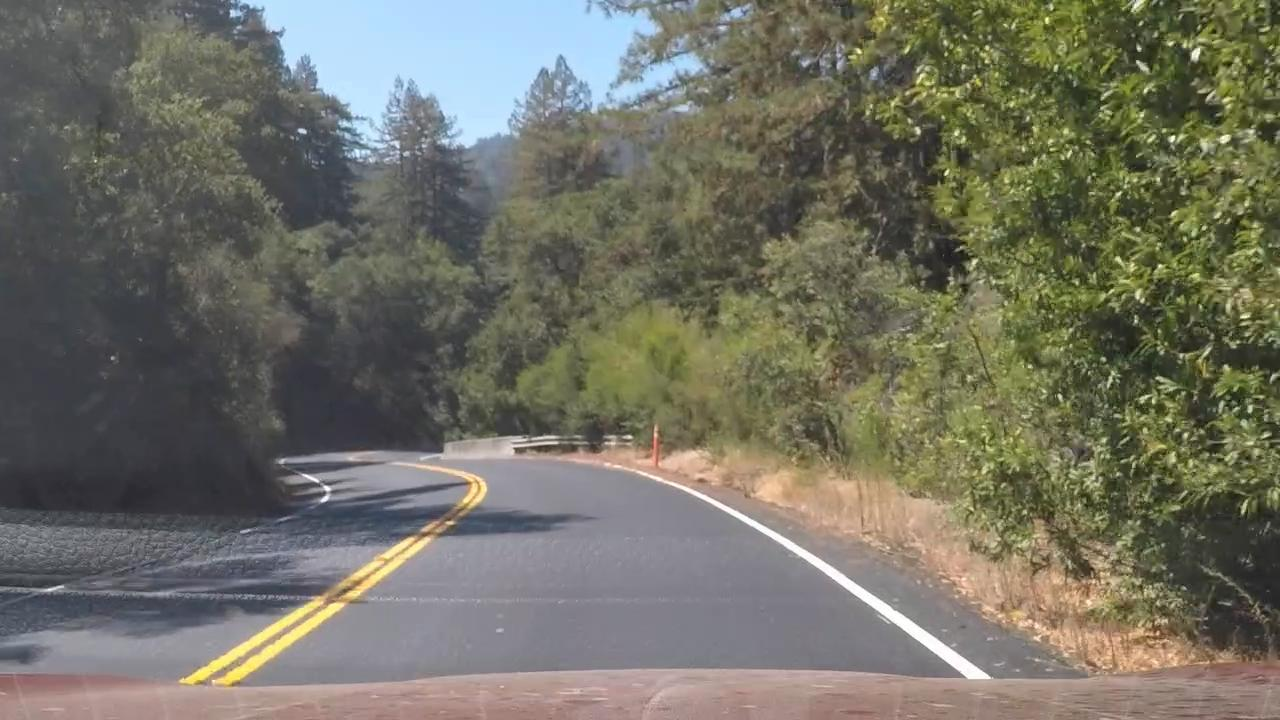
#> input picture test_images/harder_challenge.jpg, 1280 x 720 px
$ python lane_detection.py   (older library calls are emulated)
#> lines starting #> are read from the running program, lines starting #| are printed output that depends on the picture; after the words box and inside, x2 and y2 are one past the last pixel; in counts of white or black regions, pixels touching at a corner belong together
### calibration.py

import pickle
import numpy as np
import matplotlib.image as mpimg
import os
import glob
import cv2

############ Functions ############


# Loads dictionary from pickle
def load_data(file_name):
    if os.path.isfile(file_name):
        with open(file_name, mode='rb') as f:
            return pickle.load(f)
    return None


# Stores dictionary to pickle
def save_data(file_name, data):
    with open(file_name, mode='wb') as f:
        pickle.dump(data, f)


# Returns the camera-intrinsic correction coefficients based on calibration images in a given folder
# [36 lines left out: function calibrate_camera, not called in this run]


############# Classes #############


# Represents camera calibration object, buffering calibration data in file
class CameraCalibration:

    # Construct new calibration object
    def __init__(self):
        self.cam_calibration = load_data('camera_cal/camera_cal.p')
#> (reads camera_cal/camera_cal.p from the repository)
        if self.cam_calibration is not None:
            print("Camera calibration loaded.")
        else:
            self.cam_calibration = calibrate_camera('camera_cal', 9, 6)
            if self.cam_calibration is not None:
                print("Camera calibration calculated.")
                save_data('camera_cal/camera_cal.p', self.cam_calibration)

    # Returns undistorted image
    def undistort(self, img):
        return cv2.undistort(
            img,
            self.cam_calibration['camera_matrix'],
            self.cam_calibration['dist_coefficients'],
            None,
            self.cam_calibration['camera_matrix'])

### thresholding.py

import cv2
import numpy as np
import skimage.transform as imgtf
import matplotlib.pyplot as plt
import skimage.exposure as imgexp
# Change to appropriate color map for gray scale images
plt.rcParams['image.cmap'] = 'gray'


############ Functions ############


# Normalizes image data to the range 0..255
# [4 lines left out: function normalize, not called in this run]


#  Symmetric edge threshold
def symmetric_sobel_thresh(img, thresh_min=-25, thresh_max=25, translate=7, orient='x', sobel_kernel=7):
    if orient == 'x':
        sobel = cv2.Sobel(img, cv2.CV_64F, 1, 0, ksize=sobel_kernel)
    elif orient == 'y':
        sobel = cv2.Sobel(img, cv2.CV_64F, 0, 1, ksize=sobel_kernel)

    min_sobel = np.min(sobel)
    max_sobel = np.max(sobel)
    scaled_sobel = sobel / max(abs(min_sobel), abs(max_sobel)) * 255

    binary_output_neg = np.zeros_like(img)
    binary_output_neg[(scaled_sobel < thresh_min)] = 1

    trans = imgtf.AffineTransform(translation=(translate, 0))
    binary_output_neg = imgtf.warp(binary_output_neg, trans)

    binary_output_pos = np.zeros_like(img)
    binary_output_pos[(scaled_sobel > thresh_max)] = 1

    trans = imgtf.AffineTransform(translation=(-translate, 0))
    binary_output_pos = imgtf.warp(binary_output_pos, trans)

    binary_output = np.zeros_like(img)
    binary_output[(binary_output_neg > 0) & (binary_output_pos > 0)] = 1
    return binary_output


# Adaptive threshold based on mean value difference inside grid cells
def adaptive_threshold(img, grid=(1.0, 0.1), p_threshold=0.25):
    binary_output = np.zeros_like(img)
    step_y = int(np.floor(img.shape[0] * grid[1]))
    step_x = int(np.floor(img.shape[1] * grid[0]))
    for y in range(0, img.shape[0], step_y):
        for x in range(0, img.shape[1], step_x):
            img_grid = img[y:y + step_y, x:x + step_x]
            img_mean = np.mean(img_grid)
            img_max = np.max(img_grid)
            threshold_grid = np.round(img_mean + (img_max - img_mean) * p_threshold)
            binary_output[y:y + step_y, x:x + step_x] = (img_grid > threshold_grid)
    return binary_output


# Displays channel matrix with different color spaces
# [53 lines left out: function color_space_map, not called in this run]


# Combines three thresholds for white, yellow and edges
def multi_threshold(img):
    lab = cv2.cvtColor(img, cv2.COLOR_RGB2LAB)
    lab[:, :, 0] = (imgexp.equalize_adapthist(lab[:, :, 0]) * 255).astype(np.uint8)
    lab[:, :, 2] = (imgexp.equalize_adapthist(lab[:, :, 2]) * 255).astype(np.uint8)

    white = adaptive_threshold(lab[:, :, 0], (1.0, 0.2), 0.8)
    yellow = adaptive_threshold(lab[:, :, 2], (1.0, 0.2), 0.6)
    edges = symmetric_sobel_thresh(lab[:, :, 0], -1.0, 1.0, sobel_kernel=7)

    r = np.zeros_like(white)
    r[((white > 0) & (edges > 0)) | ((yellow > 0) & (edges > 0))] = 255

    '''
    img[:, :, 0] = r
    img[:, :, 1] = img[:, :, 1] / 2
    img[:, :, 2] = img[:, :, 2] / 2

    f, ax = plt.subplots(2, 2, figsize=(15, 10), frameon=False)
    f.subplots_adjust(hspace=0.0, wspace=0.0, left=0, bottom=0, right=1, top=1)
    ax[0, 0].imshow(img)
    ax[0, 0].axis('off')
    ax[0, 1].imshow(white)
    ax[0, 1].axis('off')
    ax[1, 0].imshow(yellow)
    ax[1, 0].axis('off')
    ax[1, 1].imshow(edges)
    ax[1, 1].axis('off')
    plt.show()
    '''

    return r

### udacity.py
import numpy as np
import cv2
import matplotlib.image as mpimg
import matplotlib.pyplot as plt

# Meters per pixel in x dimension
X_METER_PER_PIXEL = 3.7 / 700

# Meters per pixel in y dimension
Y_METER_PER_PIXEL = 30 / 720

############ Functions ############


# Udacity code: Finds lane points using search window
def find_lane_points(img, nwindows=10, margin=120, minpix=25):
    # Take a histogram of the bottom third of the image
    histogram = np.sum(img[(img.shape[0] * 2) // 3:, :], axis=0)

    # Find the peak of the left and right halves of the histogram
    # These will be the starting point for the left and right lines
    midpoint = np.int(histogram.shape[0] / 2)
    leftx_base = np.argmax(histogram[:midpoint])
    rightx_base = np.argmax(histogram[midpoint:]) + midpoint

    # Set height of windows
    window_height = np.int(img.shape[0] / nwindows)

    # Identify the x and y positions of all nonzero pixels in the image
    nonzero = img.nonzero()
    nonzeroy = np.array(nonzero[0])
    nonzerox = np.array(nonzero[1])

    # Current positions to be updated for each window
    leftx_current = leftx_base
    rightx_current = rightx_base

    # Create empty lists to receive left and right lane pixel indices
    left_lane_inds = []
    right_lane_inds = []

    # Create an output image to draw on and  visualize the result
    #out_img = np.dstack((img, img, img))

    leftdx_current = 0
    rightdx_current = 0

    # Step through the windows one by one
    for window in range(nwindows):
        # Identify window boundaries in x and y (and right and left)
        win_y_low = img.shape[0] - (window + 1) * window_height
        win_y_high = img.shape[0] - window * window_height
        win_xleft_low = leftx_current - margin
        win_xleft_high = leftx_current + margin
        win_xright_low = rightx_current - margin
        win_xright_high = rightx_current + margin

        # Draw the windows on the visualization image
        #cv2.rectangle(out_img, (win_xleft_low, win_y_low), (win_xleft_high, win_y_high), (0, 255, 0), 2)
        #cv2.rectangle(out_img, (win_xright_low, win_y_low), (win_xright_high, win_y_high), (0, 255, 0), 2)

        # Identify the nonzero pixels in x and y within the window
        good_left_inds = ((nonzeroy >= win_y_low) & (nonzeroy < win_y_high) & (nonzerox >= win_xleft_low) & (nonzerox < win_xleft_high)).nonzero()[0]
        good_right_inds = ((nonzeroy >= win_y_low) & (nonzeroy < win_y_high) & (nonzerox >= win_xright_low) & (nonzerox < win_xright_high)).nonzero()[0]

        # Append these indices to the lists
        left_lane_inds.append(good_left_inds)
        right_lane_inds.append(good_right_inds)

        # If you found > minpix pixels, recenter next window on their mean position
        if len(good_left_inds) > minpix:
            new_leftx_current = np.int(np.mean(nonzerox[good_left_inds]))
            leftdx_current = new_leftx_current - leftx_current
            leftx_current = new_leftx_current
        elif len(good_left_inds) == 0:
            leftx_current += leftdx_current
        if len(good_right_inds) > minpix:
            new_rightx_current = np.int(np.mean(nonzerox[good_right_inds]))
            rightdx_current = new_rightx_current - rightx_current
            rightx_current = new_rightx_current
        elif len(good_right_inds) == 0:
            rightx_current += rightdx_current
    # Concatenate the arrays of indices
    left_lane_inds = np.concatenate(left_lane_inds)
    right_lane_inds = np.concatenate(right_lane_inds)

    # Extract left and right line pixel positions
    leftx = nonzerox[left_lane_inds]
    lefty = nonzeroy[left_lane_inds]
    rightx = nonzerox[right_lane_inds]
    righty = nonzeroy[right_lane_inds]
    #plt.imshow(out_img)
    #plt.show()
    return leftx, lefty, rightx, righty


# Udacity code: Finds lane points based on previous lane points
# [50 lines left out: function find_lane_points_inc, not called in this run]


# Udacity code: Matches 2nd grade polynomial to lane points
def match_poly(img, lane_points):
    if len(lane_points[0]) < 2 or  len(lane_points[2]) < 2:
        return None

    # Fit a second order polynomial to each
    left_fit = np.polyfit(lane_points[1], lane_points[0], 2)
    right_fit = np.polyfit(lane_points[3], lane_points[2], 2)

    '''
    # Generate x and y values for plotting
    ploty = np.linspace(0, img.shape[0]-1, img.shape[0])
    left_fitx = left_fit[0] * ploty**2 + left_fit[1] * ploty + left_fit[2]
    right_fitx = right_fit[0] * ploty**2 + right_fit[1] * ploty + right_fit[2]
    out_img = np.dstack((img, img, img))
    out_img[lane_points[1], lane_points[0]] = [255, 0, 0]
    out_img[lane_points[3], lane_points[2]] = [0, 0, 255]
    plt.imshow(out_img)
    plt.plot(left_fitx, ploty, color='yellow')
    plt.plot(right_fitx, ploty, color='yellow')
    plt.xlim(0, 1280)
    plt.ylim(720, 0)
    plt.show()
    '''
    return left_fit, right_fit


# Udacity code: Calculates curve radius from lane lines
# [48 lines left out: functions calc_curve_radius, draw_lane_area, not called in this run]

### lane_detection.py

import cv2
import numpy as np
import matplotlib.pyplot as plt
import matplotlib.image as mpimg
from moviepy.editor import VideoFileClip
import calibration
import thresholding
import udacity


############ Functions ############


# Calculates car offset from lane center
# [19 lines left out: functions calc_car_offset, draw_info, not called in this run]


# Checks whether the calculates lane lines are plausible
def is_plausible(img, lane_lines):
    if lane_lines is None:
        return False
    left_fit = lane_lines[0]
    right_fit = lane_lines[1]
    ploty = np.linspace(0, img.shape[0] - 1, num=img.shape[0])  # to cover same y-range as image
    left_fitx = left_fit[0] * ploty ** 2 + left_fit[1] * ploty + left_fit[2]
    right_fitx = right_fit[0] * ploty ** 2 + right_fit[1] * ploty + right_fit[2]
    delta_fitx = right_fitx - left_fitx
    delta_mean = np.mean(delta_fitx)
    delta_min = np.min(delta_fitx)
    delta_max = np.max(delta_fitx)
    if delta_mean > 3.7 / udacity.X_METER_PER_PIXEL * 1.1:
        return False
    if delta_mean < 2.0 / udacity.X_METER_PER_PIXEL * 0.9:
        return False
    if delta_min < delta_mean * 0.75:
        return False
    if delta_max > delta_mean * 1.25:
        return False
    return True


############# Classes #############


# Represents an area of interest inside an image, implements perspective transform
class AreaOfInterest:

    # Constructs an area of interest given an image size and rectangle parameters in percent
    def __init__(self, image_size, width1_p, width2_p, height1_p, height2_p):
        self.image_size = image_size
        h = self.image_size[0]
        w = self.image_size[1]
        self.poly = np.float32([
            [w * 0.5 * (1 - width2_p), h * (1 - height2_p)],
            [w * 0.5 * (1 + width2_p), h * (1 - height2_p)],
            [w * 0.5 * (1 + width1_p), h * (1 - height1_p)],
            [w * 0.5 * (1 - width1_p), h * (1 - height1_p)]])
        offsetx = 150
        offsety = 0
        self.dst = np.float32([
            [offsetx, offsety],
            [image_size[1] - offsetx, offsety],
            [image_size[1] - offsetx, image_size[0] - offsety],
            [offsetx, image_size[0] - offsety]])
        self.M = cv2.getPerspectiveTransform(self.poly, self.dst)
        self.M_inv = cv2.getPerspectiveTransform(self.dst, self.poly)

    # Draws the area into an image
    def draw(self, image, color=(255, 255, 255), width=3):
        cv2.polylines(image, [self.poly.astype(np.int32)], isClosed=True, color=color, thickness=width)

    # Translates the area into image
    def translate(self, img):
        return cv2.warpPerspective(img, self.M, (img.shape[1], img.shape[0]), flags=cv2.INTER_LINEAR, borderValue=(0, 0, 255))


# Represents a lane line processor for images
class ImageProcessor:
    # Constructs the processor with given image/frame size
    def __init__(self, camera_calibration, image_size, corr_p):
        self.camera_calibration = camera_calibration
        self.area_of_interest = AreaOfInterest(image_size, 1.0, 0.125, 0.07, corr_p)
        self.image_size = image_size
        self.lane_line_history = []
        self.lane_lines = None
        self.y_axis = np.linspace(0, image_size[0] - 1, num=image_size[0]).astype(np.int32)

    # Retrieves x values from lane line polynomials
    def get_lane_lines_x(self, lane_lines):
        if lane_lines is not None:
            lf = lane_lines[0]
            rf = lane_lines[1]
            y = self.y_axis
            left_x = lf[0] * y ** 2 + lf[1] * y + lf[2]
            right_x = rf[0] * y ** 2 + rf[1] * y + rf[2]
            return left_x, right_x
        return None

    # Adds low-pass filter to final lane lines
    def filter_lanes(self, img, lane_lines, window_size=10):
        # Append x values
        self.lane_line_history.append(self.get_lane_lines_x(lane_lines))

        # Enforce history size
        if len(self.lane_line_history) > window_size:
            self.lane_line_history.pop(0)

        # Calculate mean based on history
        x_mean_left = np.zeros(img.shape[0])
        x_mean_right = np.zeros(img.shape[0])
        x_mean_count = 0
        for lane_lines in self.lane_line_history:
            if lane_lines is not None:
                x_mean_left += lane_lines[0]
                x_mean_right += lane_lines[1]
                x_mean_count += 1
        if x_mean_count > 0:
            # Match new poly to mean
            x_mean_left = (x_mean_left / x_mean_count).astype(np.int32)
            x_mean_right = (x_mean_right / x_mean_count).astype(np.int32)
            lane_lines = udacity.match_poly(img, (x_mean_left, self.y_axis, x_mean_right, self.y_axis))
            if is_plausible(img, lane_lines):
                # Return mean
                return lane_lines
            else:
                # Corrupted history, restart over
                self.lane_line_history.clear()
                return None
        else:
            # Nothing usable in history
            return None

    # Implements the lane marking pipeline
    def pipeline(self, img):
        # Require defined image size
        assert img.shape == self.image_size

        # Undistort
        img = cam_calibration.undistort(img)

        # Perspective mapping
        top_down = self.area_of_interest.translate(img)

        # Edge/Color thresholding
        top_down = thresholding.multi_threshold(top_down)

        # Lane point identification
        if self.lane_lines is not None:
            # Incremental approach
            lane_points = udacity.find_lane_points_inc(top_down, self.lane_lines)
        else:
            # From scratch
            lane_points = udacity.find_lane_points(top_down)

        # Calc lane lane lines as polynomials
        self.lane_lines = udacity.match_poly(top_down, lane_points)

        # Check plausibility and push to history filter
        if is_plausible(top_down, self.lane_lines):
            self.lane_lines = self.filter_lanes(top_down, self.lane_lines)
        else:
            self.lane_lines = self.filter_lanes(top_down, None)

        if self.lane_lines is not None:
            # Calculate stats from lane poly lines
            curve_rad = udacity.calc_curve_radius(self.y_axis, self.lane_lines)
            car_offset = calc_car_offset(self.image_size, self.lane_lines)

            # Draw all results into image
            img = udacity.draw_lane_area(img, self.lane_lines, self.area_of_interest.M_inv)
            img = draw_info(img, curve_rad, car_offset)
        return img


############ Main logic ###########


if __name__ == '__main__':
    cam_calibration = calibration.CameraCalibration()


    # Pipeline for single picture
    rgb = mpimg.imread('test_images/harder_challenge.jpg')
#> rgb is the input picture: shape (720, 1280, 3); mean R, G, B 113.7, 112.9, 100.2
    processor = ImageProcessor(cam_calibration, rgb.shape, 0.35)
    rgb = processor.pipeline(rgb)
#> in translate, `return cv2.warpPerspective(img, self.M, (img.shape[1], img.shape[0]), ..`:
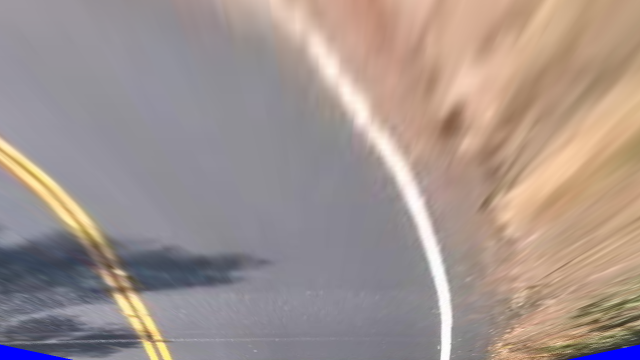
#> returned value: shape (720, 1280, 3) (shown at 1/2 size); mean of channels 0, 1, 2 161.4, 147.2, 142.1; drawn as R, G, B
#> after the loop in adaptive_threshold, `for y in range(0, img.shape[0], step_y):`:
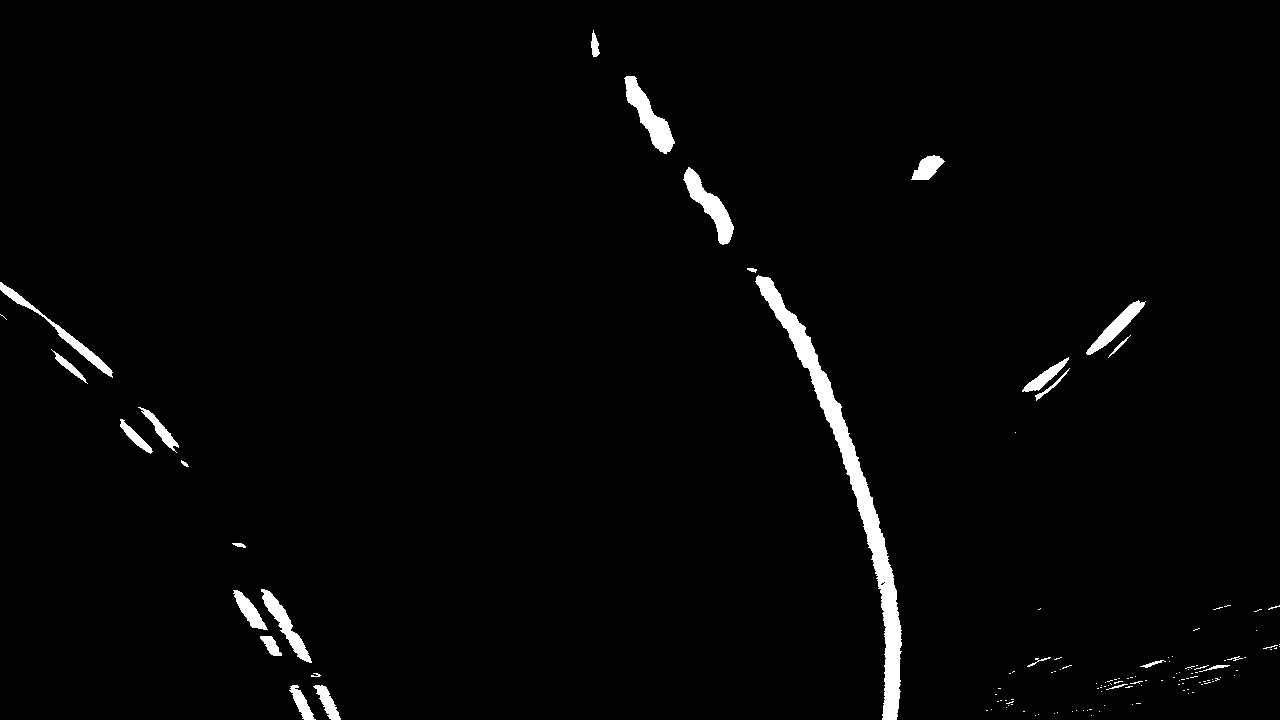
#> binary_output: shape (720, 1280); values 0 (black) and 1 (white), 1.9% white; 131 white regions (104 under 20 px), largest, box (x1, y1, x2, y2) and area: (755, 275, 902, 720) 7324, (624, 76, 675, 154) 1420, (683, 167, 734, 245) 1319
#> after the loop in adaptive_threshold, `for y in range(0, img.shape[0], step_y):`:
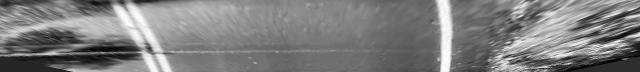
#> img_grid: shape (144, 1280) (shown at 1/2 size); min 0, max 255, mean 125.9
#> call 2 of adaptive_threshold, with grid = (1, 0.2), p_threshold = 0.6
#> after the loop in adaptive_threshold (call 2), `for y in range(0, img.shape[0], step_y):`:
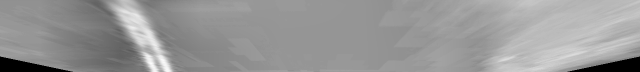
#> img_grid: shape (144, 1280) (shown at 1/2 size); min 0, max 255, mean 151.3
#> in symmetric_sobel_thresh, `sobel = cv2.Sobel(img, cv2.CV_64F, 1, 0, ksize=sobel_kernel)`:
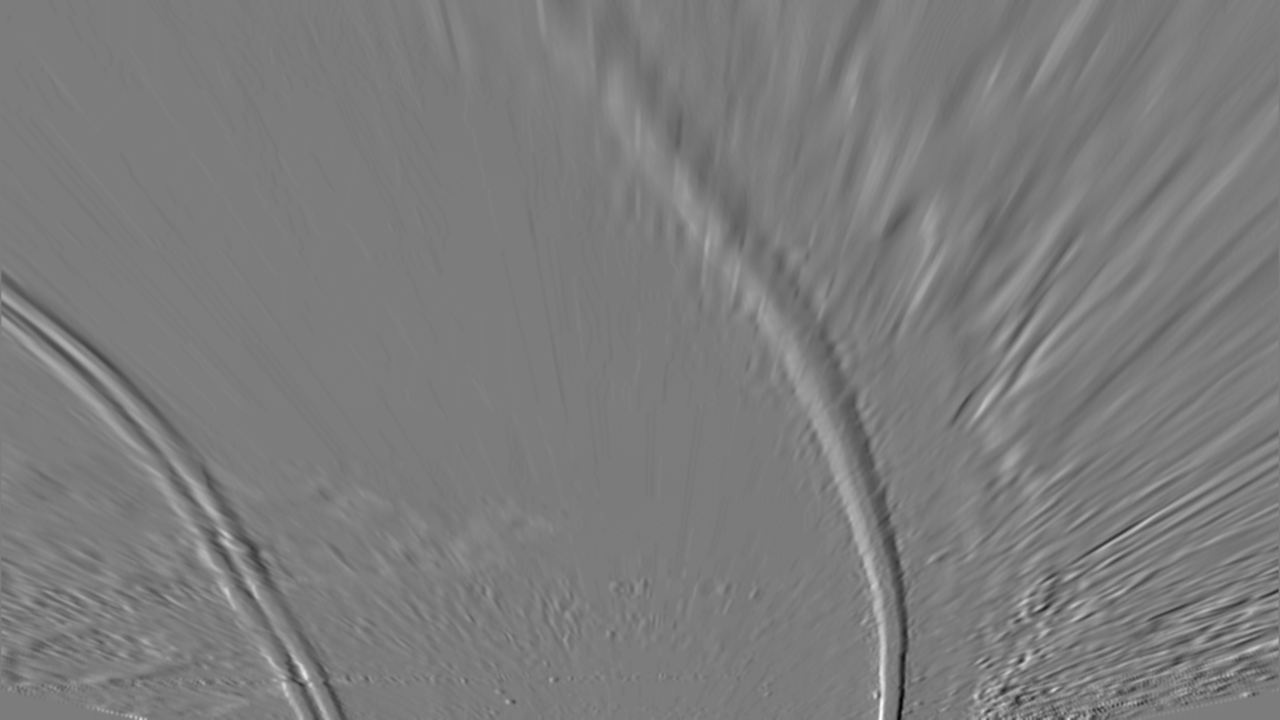
#> sobel: shape (720, 1280) float64; min -65109, max 68548, mean 21.6; drawn with min black and max white
#> in symmetric_sobel_thresh, `min_sobel = np.min(sobel)`: min_sobel = -65109
#> (the rest of the program and of its run is left out)
